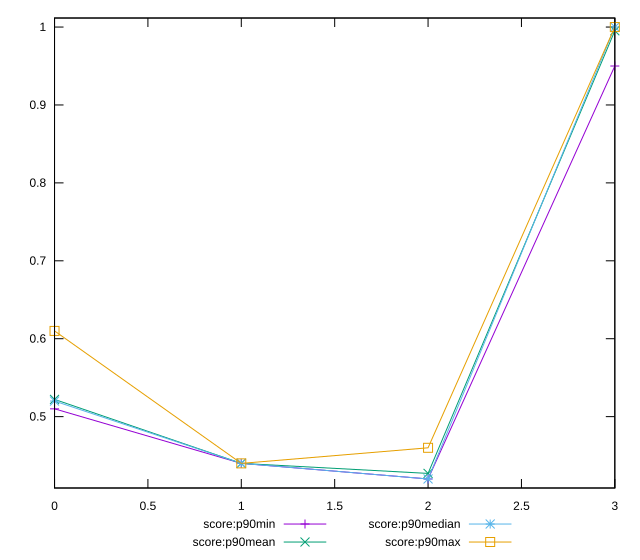

Write gnuplot code to recreate this figure.
reset

$scoreP90Min <<EOF
0 0.51
1 0.44
2 0.42
3 0.95
EOF

$scoreP90Mean <<EOF
0 0.5221276595744687
1 0.4399999999999999
2 0.42712765957446874
3 0.9952127659574469
EOF

$scoreP90Median <<EOF
0 0.52
1 0.44
2 0.42
3 1
EOF

$scoreP90Max <<EOF
0 0.61
1 0.44
2 0.46
3 1
EOF

set key outside below
set xrange [0:3]
set yrange [0.4084:1.0116]
set trange [0.4084:1.0116]
set terminal svg size 640, 560 enhanced background rgb 'white'
set output "reports/report_00031_2021-02-24T23-18-18.084Z/uses-http2/progression/score.svg"

plot $scoreP90Min title "score:p90min" with linespoints, \
     $scoreP90Mean title "score:p90mean" with linespoints, \
     $scoreP90Median title "score:p90median" with linespoints, \
     $scoreP90Max title "score:p90max" with linespoints

reset
